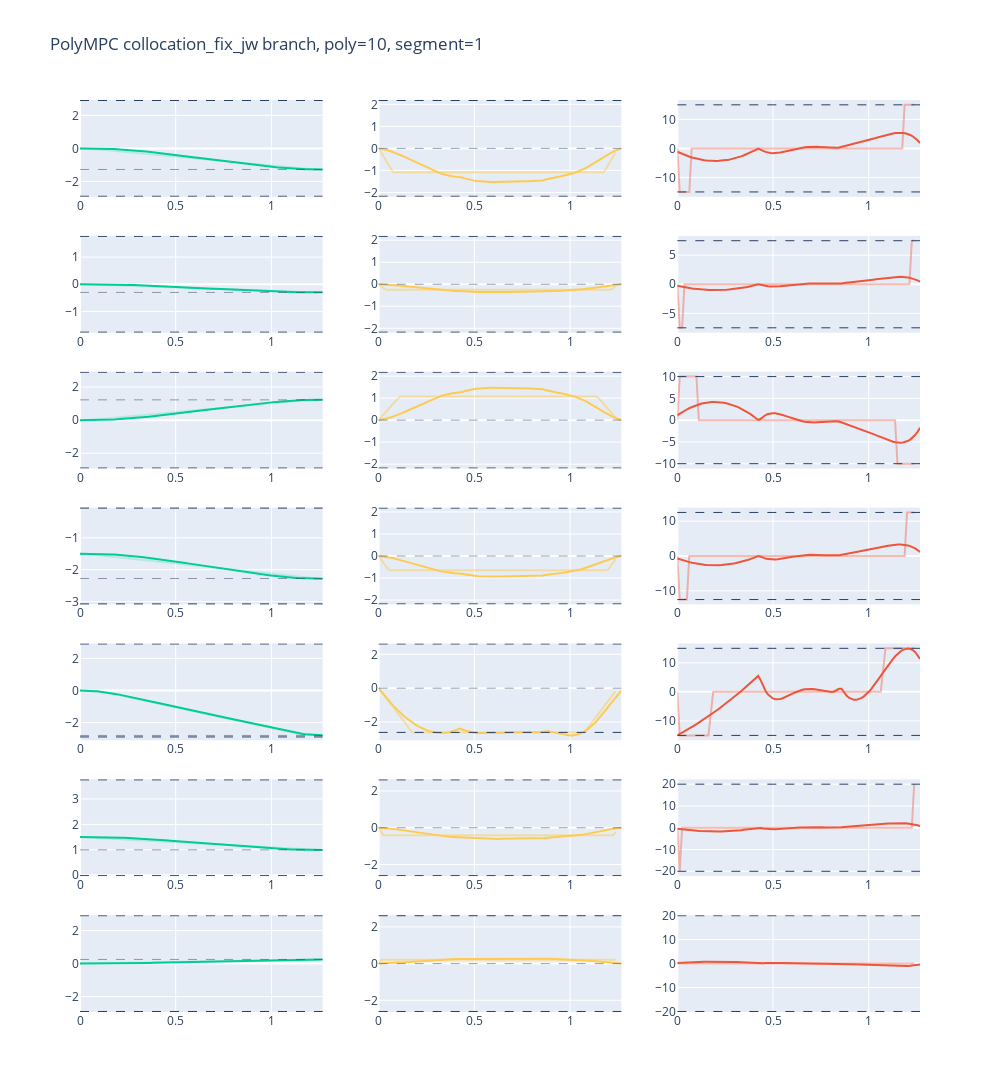

Notebook code for this chart:
### Code cell
data = np.loadtxt("optimal_solution.txt")

target_state = data[0].T
target_position = target_state[1:8]
target_velocity = target_state[8:15]

data_rk = data[1:101].T
time_rk = data_rk[0]
position_rk = data_rk[1:8]
velocity_rk = data_rk[8:15]
acceleration_rk = data_rk[15:22]

data_mpc = data[101:].T
time_mpc = data_mpc[0]
position_mpc = data_mpc[1:8]
velocity_mpc = data_mpc[8:15]
acceleration_mpc = data_mpc[15:22]

position_limit = np.array([[-2.8973, -1.7628, -2.8973, -3.0718, -2.8973, -0.0175, -2.8973], 
                          [2.8973, 1.7628, 2.8973, -0.0698, 2.8973, 3.7525, 2.8973]])

velocity_limit = np.array([2.1750, 2.1750, 2.1750, 2.1750, 2.6100, 2.6100, 2.6100])

acceleration_limit = np.array([15.0, 7.5, 10.0, 12.5, 15.0, 20.0, 20.0])

colors = px.colors.qualitative.Plotly
fig = make_subplots(rows=7, cols=3)

for i in range(7):

     # Plot position trajectory, limit and target
    fig.add_trace(
    go.Scatter(x=time_mpc, y=position_mpc[i, :], line_color=colors[2]),
    row=i+1, col=1 )

    fig.add_trace(
    go.Scatter(x=time_rk, y=position_rk[i, :], opacity=0.2, line_color=colors[2]),
    row=i+1, col=1 )

    fig.add_hline(y=target_position[i],
    row=i+1, col=1, line_dash="dash", line_width=0.5)

    fig.add_hline(y=position_limit[0, i],
    row=i+1, col=1, line_dash="dash", line_width=1)

    fig.add_hline(y=position_limit[1, i],
    row=i+1, col=1, line_dash="dash", line_width=1)

    # Plot velocitiy trajectory, limit and target
    fig.add_trace(
    go.Scatter(x=time_mpc, y=velocity_mpc[i, :], line_color=colors[9]),
    row=i+1, col=2 )

    fig.add_trace(
    go.Scatter(x=time_rk, y=velocity_rk[i, :], opacity=0.5, line_color=colors[9]),
    row=i+1, col=2 )

    fig.add_hline(y=target_velocity[i],
    row=i+1, col=2, line_dash="dash", line_width=0.5)

    fig.add_hline(y=velocity_limit[i],
    row=i+1, col=2, line_dash="dash", line_width=1)

    fig.add_hline(y=-velocity_limit[i],
    row=i+1, col=2, line_dash="dash", line_width=1)

    # Plot acceleration trajectory and limit
    fig.add_trace(
    go.Scatter(x=time_mpc, y=acceleration_mpc[i, :], line_color=colors[1]),
    row=i+1, col=3 )

    fig.add_trace(
    go.Scatter(x=time_rk, y=acceleration_rk[i, :], opacity=0.4, line_color=colors[1]),
    row=i+1, col=3 )

    fig.add_hline(y=acceleration_limit[i],
    row=i+1, col=3, line_dash="dash", line_width=1)

    fig.add_hline(y=-acceleration_limit[i],
    row=i+1, col=3, line_dash="dash", line_width=1)
    
fig.update_layout(height=2000, width=1000, title_text="PolyMPC collocation_fix_jw branch, poly=10, segment=1")
fig.update(layout_showlegend=False)
fig.show()
